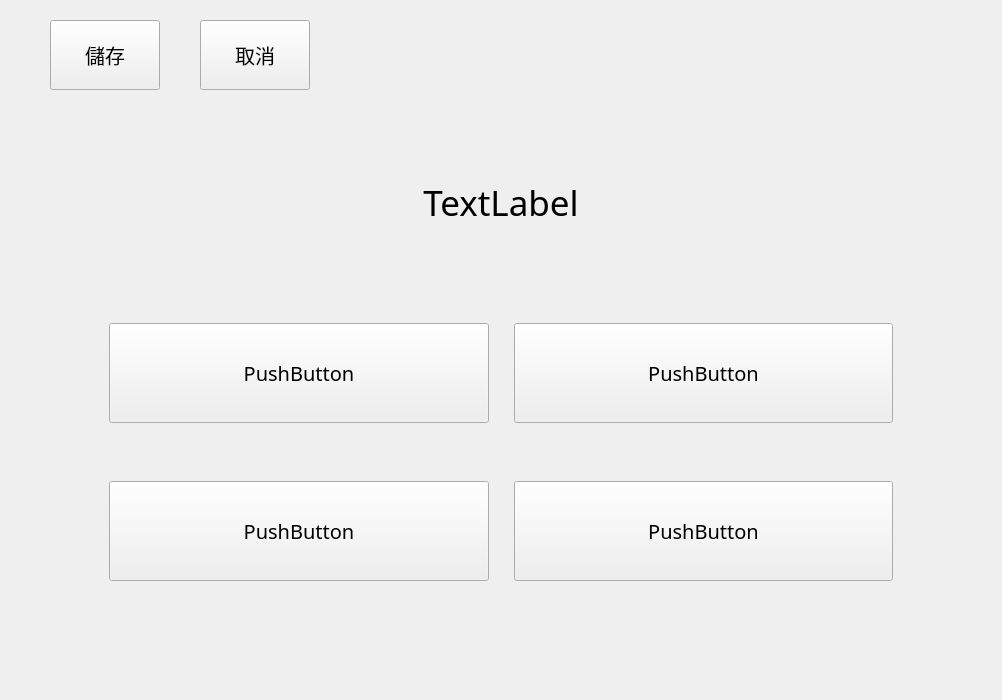
<?xml version="1.0" encoding="UTF-8"?>
<ui version="4.0">
 <class>QuestionViewForm</class>
 <widget class="QWidget" name="QuestionViewForm">
  <property name="geometry">
   <rect>
    <x>0</x>
    <y>0</y>
    <width>1002</width>
    <height>700</height>
   </rect>
  </property>
  <property name="windowTitle">
   <string>Form</string>
  </property>
  <layout class="QVBoxLayout" name="verticalLayout">
   <property name="spacing">
    <number>40</number>
   </property>
   <property name="leftMargin">
    <number>20</number>
   </property>
   <property name="topMargin">
    <number>20</number>
   </property>
   <property name="rightMargin">
    <number>20</number>
   </property>
   <property name="bottomMargin">
    <number>40</number>
   </property>
   <item>
    <layout class="QHBoxLayout" name="horizontalLayout">
     <property name="leftMargin">
      <number>30</number>
     </property>
     <item>
      <widget class="QPushButton" name="save">
       <property name="minimumSize">
        <size>
         <width>110</width>
         <height>70</height>
        </size>
       </property>
       <property name="font">
        <font>
         <family>Microsoft JhengHei</family>
         <pointsize>15</pointsize>
        </font>
       </property>
       <property name="text">
        <string>儲存</string>
       </property>
      </widget>
     </item>
     <item>
      <widget class="QPushButton" name="cancel">
       <property name="minimumSize">
        <size>
         <width>110</width>
         <height>70</height>
        </size>
       </property>
       <property name="font">
        <font>
         <family>Microsoft JhengHei</family>
         <pointsize>15</pointsize>
        </font>
       </property>
       <property name="text">
        <string>取消</string>
       </property>
      </widget>
     </item>
     <item>
      <spacer name="horizontalSpacer">
       <property name="orientation">
        <enum>Qt::Orientation::Horizontal</enum>
       </property>
       <property name="sizeHint" stdset="0">
        <size>
         <width>40</width>
         <height>20</height>
        </size>
       </property>
      </spacer>
     </item>
    </layout>
   </item>
   <item>
    <widget class="QLabel" name="questionTitle">
     <property name="font">
      <font>
       <family>Microsoft JhengHei</family>
       <pointsize>26</pointsize>
      </font>
     </property>
     <property name="text">
      <string>TextLabel</string>
     </property>
     <property name="alignment">
      <set>Qt::AlignmentFlag::AlignCenter</set>
     </property>
     <property name="wordWrap">
      <bool>true</bool>
     </property>
    </widget>
   </item>
   <item>
    <layout class="QGridLayout" name="optionLayout">
     <property name="leftMargin">
      <number>80</number>
     </property>
     <property name="rightMargin">
      <number>80</number>
     </property>
     <property name="horizontalSpacing">
      <number>7</number>
     </property>
     <item row="1" column="1">
      <widget class="QWidget" name="optionBSpacer" native="true">
       <layout class="QVBoxLayout" name="verticalLayout_4">
        <item>
         <layout class="QHBoxLayout" name="optionBAligner">
          <item>
           <widget class="QPushButton" name="optionB">
            <property name="minimumSize">
             <size>
              <width>0</width>
              <height>100</height>
             </size>
            </property>
            <property name="font">
             <font>
              <family>Microsoft JhengHei</family>
              <pointsize>15</pointsize>
             </font>
            </property>
            <property name="text">
             <string>PushButton</string>
            </property>
           </widget>
          </item>
         </layout>
        </item>
       </layout>
      </widget>
     </item>
     <item row="1" column="0">
      <widget class="QWidget" name="optionASpacer" native="true">
       <layout class="QVBoxLayout" name="verticalLayout_3">
        <item>
         <layout class="QHBoxLayout" name="optionAAligner">
          <item>
           <widget class="QPushButton" name="optionA">
            <property name="minimumSize">
             <size>
              <width>0</width>
              <height>100</height>
             </size>
            </property>
            <property name="font">
             <font>
              <family>Microsoft JhengHei</family>
              <pointsize>15</pointsize>
             </font>
            </property>
            <property name="text">
             <string>PushButton</string>
            </property>
           </widget>
          </item>
         </layout>
        </item>
       </layout>
      </widget>
     </item>
     <item row="2" column="0">
      <widget class="QWidget" name="optionCSpacer" native="true">
       <layout class="QVBoxLayout" name="verticalLayout_8">
        <item>
         <layout class="QVBoxLayout" name="optionCAligner">
          <item>
           <widget class="QPushButton" name="optionC">
            <property name="minimumSize">
             <size>
              <width>0</width>
              <height>100</height>
             </size>
            </property>
            <property name="font">
             <font>
              <family>Microsoft JhengHei</family>
              <pointsize>15</pointsize>
             </font>
            </property>
            <property name="text">
             <string>PushButton</string>
            </property>
           </widget>
          </item>
         </layout>
        </item>
       </layout>
      </widget>
     </item>
     <item row="2" column="1">
      <widget class="QWidget" name="optionDSpacer" native="true">
       <layout class="QVBoxLayout" name="verticalLayout_6">
        <item>
         <layout class="QVBoxLayout" name="optionDAligner">
          <item>
           <widget class="QPushButton" name="optionD">
            <property name="minimumSize">
             <size>
              <width>0</width>
              <height>100</height>
             </size>
            </property>
            <property name="font">
             <font>
              <family>Microsoft JhengHei</family>
              <pointsize>15</pointsize>
             </font>
            </property>
            <property name="text">
             <string>PushButton</string>
            </property>
           </widget>
          </item>
         </layout>
        </item>
       </layout>
      </widget>
     </item>
    </layout>
   </item>
   <item>
    <spacer name="lowerSpacer">
     <property name="orientation">
      <enum>Qt::Orientation::Vertical</enum>
     </property>
     <property name="sizeType">
      <enum>QSizePolicy::Policy::Fixed</enum>
     </property>
     <property name="sizeHint" stdset="0">
      <size>
       <width>20</width>
       <height>70</height>
      </size>
     </property>
    </spacer>
   </item>
  </layout>
 </widget>
 <resources/>
 <connections/>
</ui>
